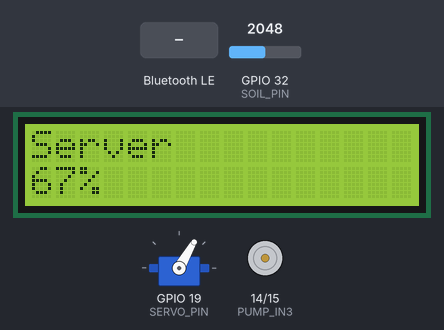
Simulated run of this sketch. Board: ESP32. On the bench: servo, 16×2 character LCD, motor-driver pin pairs drawn as motors (green arrow = first pin HIGH = forward, orange = second pin HIGH = backward, longer = more drive, scaled by the enable pin). The inputs (shaded band) are chosen by the test bench; at power-on: GPIO 32 (SOIL_PIN) = 2048. Nothing arrives over Bluetooth unless stated; a phone connects over Bluetooth LE 3 s after start.

Above: at 1.2 s.
1.3 s: GPIO 32 (SOIL_PIN) set to 2659
At 2.1 s:
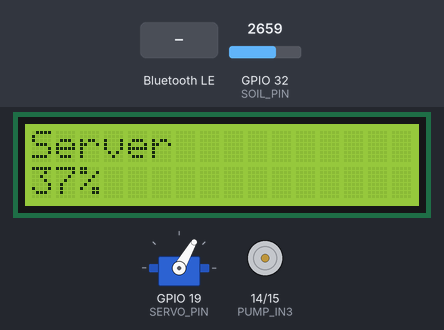
2.8 s: GPIO 32 (SOIL_PIN) set to 2730
At 5.6 s:
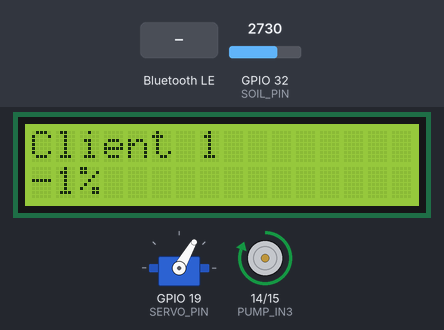
5.8 s: Bluetooth LE write "C1:" received
At 7.9 s:
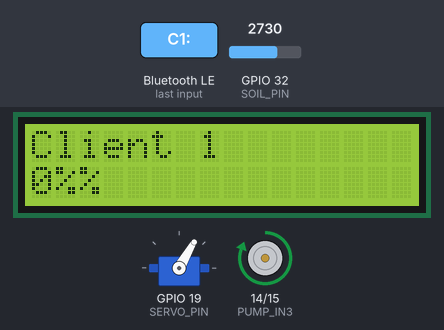
8.8 s: GPIO 32 (SOIL_PIN) set to 2047
At 11.2 s:
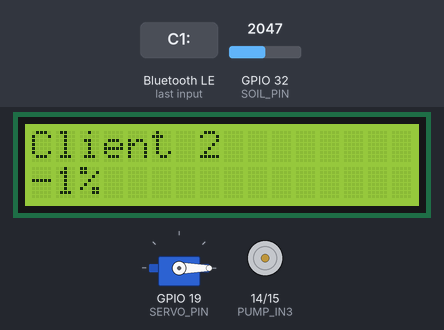
11.8 s: Bluetooth LE write "C2:" received
At 12.4 s:
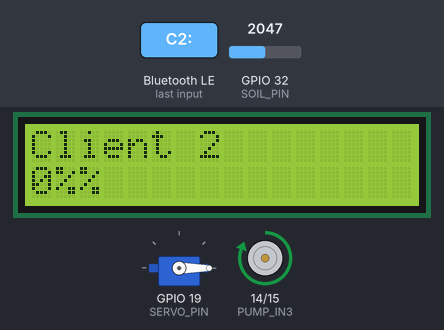
16.7 s: GPIO 32 (SOIL_PIN) set to 3603
At 17.9 s:
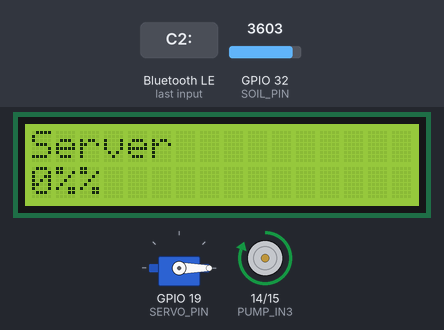
Timing chart, 0 to 20.6 s (numbered marks = the images above; inputs shaded):
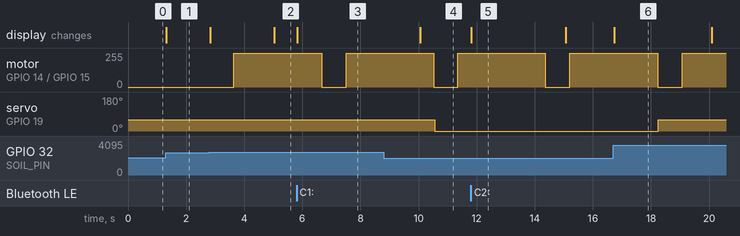

Measured:
- the behaviour switches between 2700 and 2701 on GPIO 32 (SOIL_PIN) (found by bisection; images 1 and 2)
- after the input at 1.3 s, the display: changes at once (image 1)
- after the input at 2.8 s, motor on GPIO 14 (PUMP_IN3) / GPIO 15 (PUMP_IN4): stopped → forward 255/255 after 0.85 s; the display: first changes at once (image 2 shows a later state)
- after the input at 5.8 s, the display: changes at once (image 3)
- after the input at 8.8 s, servo on GPIO 19 (SERVO_PIN): 60° → 0° after 1.8 s
- after the input at 11.8 s, the display: changes at once (image 5)
- after the input at 16.7 s, servo on GPIO 19 (SERVO_PIN): 0° → 60° after 1.6 s; the display: changes at once (image 6)

The sketch:

Server.ino
```cpp
#include <Arduino.h>
#include <ESP32Servo.h>
#include <BLEDevice.h>
#include <BLEServer.h>
#include <BLEUtils.h>
#include <Wire.h>
#include <LiquidCrystal_I2C.h>

// ================= PIN =================
#define SOIL_PIN   32

// ===== L298N PUMP =====
#define PUMP_IN3 14
#define PUMP_IN4 15
#define PUMP_EN  26

// ===== SERVO =====
#define SERVO_PIN  19

// ================= UART =================
#define RXD2 16
#define TXD2 17

// ================= THRESHOLD =================
#define SOIL_DRY_PERCENT 35

// ================= KALIBRASI =================
int soilDryValue = 3400;
int soilWetValue = 1400;

// ================= SERVO =================
Servo servoMotor;

// ================= STATUS =================
bool pompaON = false;
bool serverDry = false;
bool client1Dry = false;
bool client2Dry = false;

// ================= NILAI SOIL =================
int soilServer  = -1;
int soilClient1 = -1;
int soilClient2 = -1;

// ================= MODE =================
String pumpMode = "auto";
bool manualPump = false;

// ================= LCD =================
LiquidCrystal_I2C lcd(0x27, 16, 2);
unsigned long lastLcdMillis = 0;
int lcdMode = 0;

// ================= BLE UUID =================
#define SERVICE_UUID        "8aa0bbce-d7ec-46fc-b10d-18a79dfed8e1"
#define CHARACTERISTIC_UUID "600e00d9-412d-469c-b877-bea33b8fc6ff"

// ================= BLE CALLBACK =================
class MyServerCallbacks : public BLEServerCallbacks {
  void onConnect(BLEServer*) {
    BLEDevice::startAdvertising();
  }
  void onDisconnect(BLEServer*) {
    BLEDevice::startAdvertising();
  }
};

class MyCharCallbacks : public BLECharacteristicCallbacks {
  void onWrite(BLECharacteristic* c) {
    String d = c->getValue().c_str();

    if (d.startsWith("C1:")) {
      soilClient1 = d.substring(3).toInt();
      client1Dry = soilClient1 < SOIL_DRY_PERCENT;
    }

    if (d.startsWith("C2:")) {
      soilClient2 = d.substring(3).toInt();
      client2Dry = soilClient2 < SOIL_DRY_PERCENT;
    }
  }
};

// ================= SPRAY FSM =================
enum SprayState { IDLE, SERVO_MOVE, SPRAY };
SprayState sprayState = IDLE;

unsigned long sprayMillis = 0;
int targetAngle = 60;

#define SERVO_MOVE_TIME 800
#define SPRAY_TIME 3000

// ================= MANUAL LOOP =================
int manualIndex = 0;
unsigned long manualMillis = 0;
#define MANUAL_INTERVAL 4000
int manualAngles[3] = {60, 0, 90};

// ================= SOIL =================
int bacaSoil() {
  int raw = analogRead(SOIL_PIN);
  int persen = map(raw, soilDryValue, soilWetValue, 0, 100);
  return constrain(persen, 0, 100);
}

// ================= POMPA (L298N) =================
void pompaHidup() {
  if (!pompaON) {
    digitalWrite(PUMP_IN3, HIGH);
    digitalWrite(PUMP_IN4, LOW);
    digitalWrite(PUMP_EN, HIGH);
    pompaON = true;
  }
}

void pompaMati() {
  if (pompaON) {
    digitalWrite(PUMP_IN3, LOW);
    digitalWrite(PUMP_IN4, LOW);
    digitalWrite(PUMP_EN, LOW);
    pompaON = false;
  }
}

// ================= REQUEST SPRAY =================
void requestSpray(int angle) {
  if (sprayState != IDLE) return;

  targetAngle = angle;
  servoMotor.write(angle);
  pompaMati();

  sprayMillis = millis();
  sprayState = SERVO_MOVE;
}

// ================= HANDLE SPRAY =================
void handleSpray() {
  unsigned long now = millis();

  if (sprayState == SERVO_MOVE && now - sprayMillis >= SERVO_MOVE_TIME) {
    pompaHidup();
    sprayMillis = now;
    sprayState = SPRAY;
  }

  if (sprayState == SPRAY && now - sprayMillis >= SPRAY_TIME) {
    pompaMati();
    sprayState = IDLE;
  }
}

// ================= LCD =================
void updateLCD() {
  if (millis() - lastLcdMillis >= 5000) {
    lastLcdMillis = millis();
    lcdMode = (lcdMode + 1) % 3;
    lcd.clear();
  }

  lcd.setCursor(0, 0);
  if (lcdMode == 0) {
    lcd.print("Server");
    lcd.setCursor(0, 1);
    lcd.print(soilServer); lcd.print("%");
  } else if (lcdMode == 1) {
    lcd.print("Client 1");
    lcd.setCursor(0, 1);
    lcd.print(soilClient1); lcd.print("%");
  } else {
    lcd.print("Client 2");
    lcd.setCursor(0, 1);
    lcd.print(soilClient2); lcd.print("%");
  }
}

// ================= SETUP =================
void setup() {
  Serial.begin(115200);
  Serial2.begin(9600, SERIAL_8N1, RXD2, TXD2);

  pinMode(PUMP_IN3, OUTPUT);
  pinMode(PUMP_IN4, OUTPUT);
  pinMode(PUMP_EN, OUTPUT);
  pompaMati();

  servoMotor.attach(SERVO_PIN);
  servoMotor.write(60);

  Wire.begin(21, 22);
  lcd.init();
  lcd.backlight();

  BLEDevice::init("ESP32_SERVER");
  BLEServer* server = BLEDevice::createServer();
  server->setCallbacks(new MyServerCallbacks());

  BLEService* service = server->createService(SERVICE_UUID);
  BLECharacteristic* ch = service->createCharacteristic(
    CHARACTERISTIC_UUID,
    BLECharacteristic::PROPERTY_WRITE |
    BLECharacteristic::PROPERTY_WRITE_NR
  );
  ch->setCallbacks(new MyCharCallbacks());

  service->start();
  BLEDevice::getAdvertising()->addServiceUUID(SERVICE_UUID);
  BLEDevice::startAdvertising();
}

// ================= LOOP =================
void loop() {

  soilServer = bacaSoil();
  serverDry = soilServer < SOIL_DRY_PERCENT;

  if (Serial2.available()) {
    String cmd = Serial2.readStringUntil('\n');
    if (cmd.startsWith("CMD:")) {
      int c = cmd.indexOf(',');
      pumpMode = cmd.substring(4, c);
      manualPump = cmd.substring(c + 1).toInt();
    }
  }

  if (pumpMode == "auto") {
    if (serverDry)  requestSpray(60);
    if (client1Dry) requestSpray(0);
    if (client2Dry) requestSpray(90);
  }

  if (pumpMode == "manual" && manualPump) {
    if (millis() - manualMillis > MANUAL_INTERVAL) {
      manualMillis = millis();
      requestSpray(manualAngles[manualIndex]);
      manualIndex = (manualIndex + 1) % 3;
    }
  }

  handleSpray();
  updateLCD();

  String tx =
    "S:" + String(soilServer) +
    ",C1:" + String(soilClient1) +
    ",C2:" + String(soilClient2) +
    ",P:" + String(pompaON);

  Serial2.println(tx);
  delay(20);
}
```
